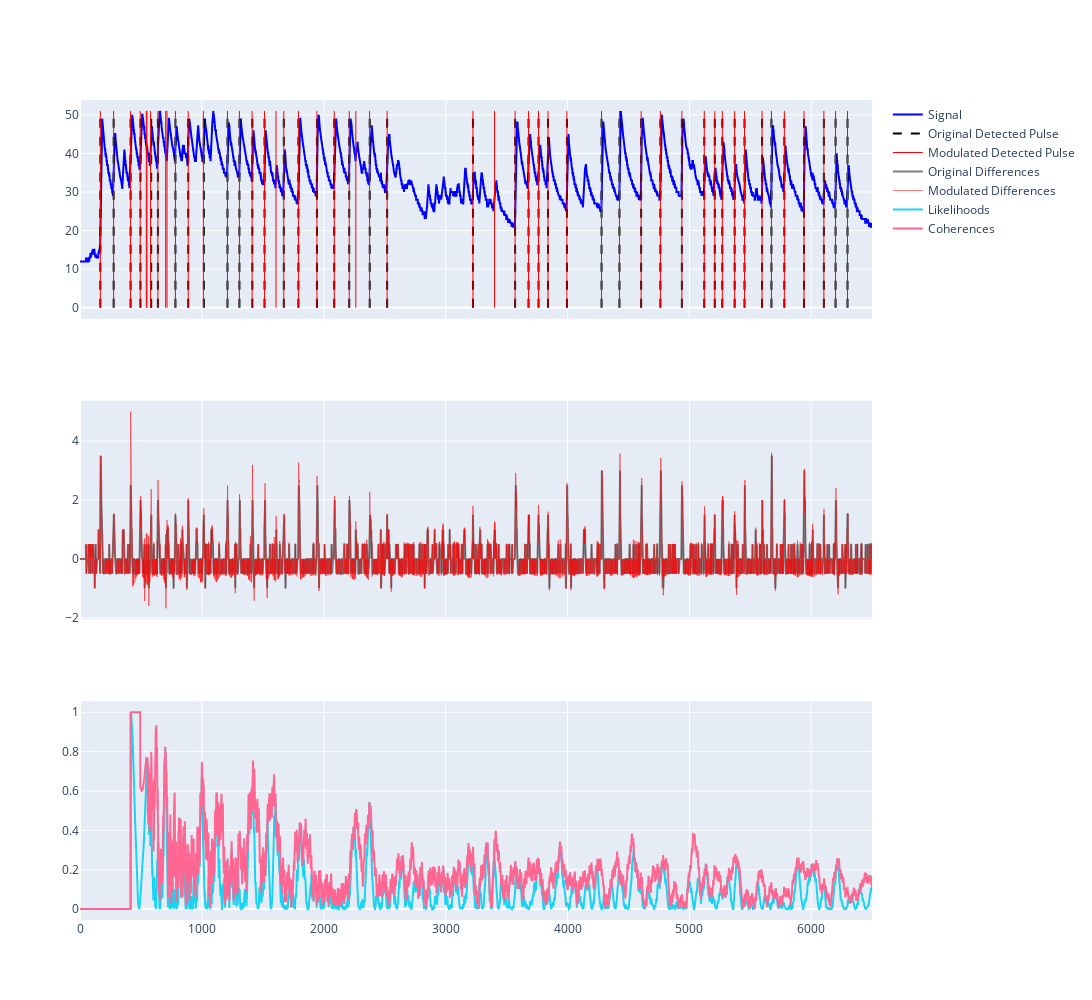

Write notebook code for a chart like this one.
### Code cell
from plotly.subplots import make_subplots

import plotly.graph_objects as go

fig = make_subplots(rows=3, cols=1, shared_xaxes=True, vertical_spacing=0.1)
fig.add_trace(
	go.Scatter(
		x=list(range(t)), y=y, mode="lines", name="Signal", line=dict(color="blue")
	),
	row=1,
	col=1,
)
x_lines1 = []
y_lines1 = []
y_min = 0
y_max = max(y)	# just to span entire height
for f in base_track.firings:
	x_lines1.append(f)
	y_lines1.append(y_min)
	x_lines1.append(f)
	y_lines1.append(y_max)
	x_lines1.append(np.nan)
	y_lines1.append(np.nan)

fig.add_trace(
	go.Scatter(
		x=x_lines1,
		y=y_lines1,
		# mode="lines",
		name="Original Detected Pulse",
		line=dict(color="black", width=2, dash="dash"),
		showlegend=True,
	),
	row=1,
	col=1,
)
x_lines2 = []
y_lines2 = []

for g in mod_track.firings:
	x_lines2.append(g)
	y_lines2.append(y_min)
	x_lines2.append(g)
	y_lines2.append(y_max)
	x_lines2.append(np.nan)
	y_lines2.append(np.nan)

fig.add_trace(
	go.Scatter(
		x=x_lines2,
		y=y_lines2,
		mode="lines",
		name="Modulated Detected Pulse",
		line=dict(color="red", width=1),
		showlegend=True,
	),
	row=1,
	col=1,
)
fig.add_trace(
	go.Scatter(
		x=list(range(t)),
		y=base_track.differences,
		name="Original Differences",
		line=dict(color="rgba(0,0,0,0.5)", width=2),
	),
	row=2,
	col=1,
)

fig.add_trace(
	go.Scatter(
		x=list(range(t)),
		y=mod_track.differences,
		name="Modulated Differences",
		line=dict(color="rgba(255,0,0,0.5)", width=1),
	),
	row=2,
	col=1,
)
fig.add_trace(
	go.Scatter(
		x=list(range(t)),
		y=(np.array(mod_track.likelihoods)),
		name="Likelihoods",
	),
	row=3,
	col=1,
)
fig.add_trace(
	go.Scatter(
		x=list(range(t)),
		y=np.array(mod_track.coherences),
		name="Coherences",
	),
	row=3,
	col=1,
)
fig.update_layout(width=1900, height=1000)

### Figure 1 — Plotly figure (JSON) as saved in the notebook; plotly's stock layout.template omitted (floating-point values rounded to 4 significant figures; data arrays with more than 128 entries replaced by an {"elided": "..."} marker saying what was removed)
{"data": [{"line": {"color": "blue"}, "mode": "lines", "name": "Signal", "type": "scatter", "x": {"elided": "6499 int values"}, "xaxis": "x", "y": {"elided": "6500 float values"}, "yaxis": "y"}, {"line": {"color": "black", "dash": "dash", "width": 2}, "name": "Original Detected Pulse", "showlegend": true, "type": "scatter", "x": {"elided": "129 int values"}, "xaxis": "x", "y": {"elided": "129 int values"}, "yaxis": "y"}, {"line": {"color": "red", "width": 1}, "mode": "lines", "name": "Modulated Detected Pulse", "showlegend": true, "type": "scatter", "x": {"elided": "150 int values"}, "xaxis": "x", "y": {"elided": "150 int values"}, "yaxis": "y"}, {"line": {"color": "rgba(0,0,0,0.5)", "width": 2}, "name": "Original Differences", "type": "scatter", "x": {"elided": "6499 int values"}, "xaxis": "x2", "y": {"elided": "6500 float values"}, "yaxis": "y2"}, {"line": {"color": "rgba(255,0,0,0.5)", "width": 1}, "name": "Modulated Differences", "type": "scatter", "x": {"elided": "6499 int values"}, "xaxis": "x2", "y": {"elided": "6500 float values"}, "yaxis": "y2"}, {"name": "Likelihoods", "type": "scatter", "x": {"elided": "6499 int values"}, "xaxis": "x3", "y": {"elided": "6500 float values"}, "yaxis": "y3"}, {"name": "Coherences", "type": "scatter", "x": {"elided": "6499 int values"}, "xaxis": "x3", "y": {"elided": "6500 float values"}, "yaxis": "y3"}], "layout": {"height": 1000, "width": 1900, "xaxis": {"anchor": "y", "domain": [0, 1], "matches": "x3", "showticklabels": false}, "xaxis2": {"anchor": "y2", "domain": [0, 1], "matches": "x3", "showticklabels": false}, "xaxis3": {"anchor": "y3", "domain": [0, 1]}, "yaxis": {"anchor": "x", "domain": [0.7333, 1]}, "yaxis2": {"anchor": "x2", "domain": [0.3667, 0.6333]}, "yaxis3": {"anchor": "x3", "domain": [0, 0.2667]}}}
